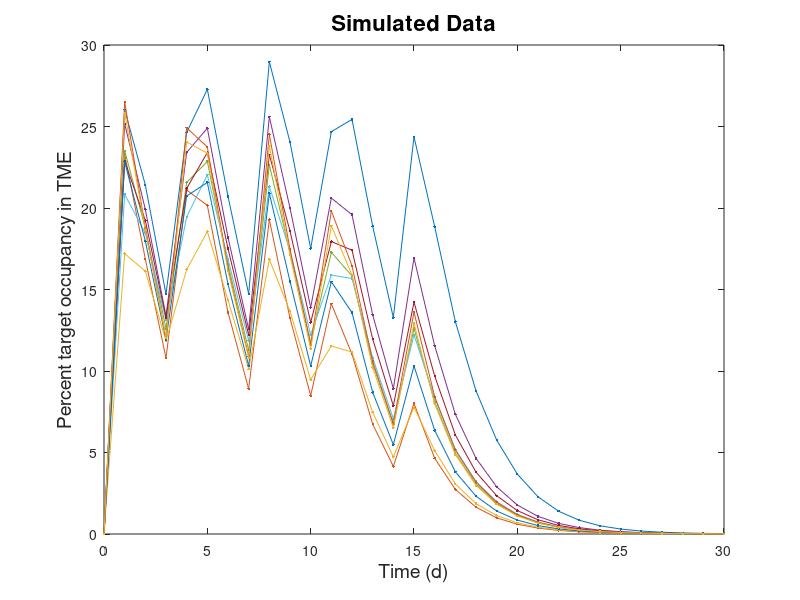

The MATLAB script that drew this image: (Note: this script raises an error after producing the figure.)
%%%%%%%%%%%%%%%%%%%%%%%%%%%%%%%%%%%%%%%%%%%%%%%%%%%%%%%%%%%%%%%%%%%%%%%%%
%                                                                       %
% Fitting model to simulated percent TO in tme data                     % 
% Authors: Jana Gevertz and Irina Kareva. Updated: 2/27/23              %   
% - Pembro model accounts for distribution in plasma, peripheral and    %
%   TME. Parameters have been calibrated to PK and %TO in TME data from %
%   Lindauer et al (2017) paper,, and TGI data on Keytruda              %
%   (https://www.ema.europa.eu/en/documents/assessment-report/...       %
%   keytruda-epar-public-assessment-report_en.pdf)                      %
% - Reads in simulated percent target occupancy in tme data             %
%   (TO_sim_data.mat) that was generated in generate_TO_data.m.         %
%   While 62 days were created, truncates to 31 days, as this is all    %
%   we can reasonably expect to have from data.                         %
% - Goal: Find best-fit of two model parameters to simulated %TO in TME %
%   data:                                                               %
%    1) konT = rate that drug binds free target in TME                  %
%    2) ksynt = rate of free target synthesis in TME                    %
%   Given this is simulated data, we already know the mean(konT) and    %
%   mean(ksynt) used to generate the simulated data. The fitting        %
%   algorithm is initialized using these mean values, which should be   %
%   quite close to the best-fit values for the average of the           %
%   simulated samples                                                   %
% - Then create profile likelihood curves for konT and ksynt,           %
%   constraining konT (binding rate in TME) to be anywhere from 1/10    %
%   binding rate in plasma to 10x the binding rate in plasma.           %
% - Found that these parameters are practically identifiable given the  %
%   simulated %TO in TME data!                                          %
% - Local time when profile has 50 parameter sets: @21 minutes          %
%                                                                       %
%%%%%%%%%%%%%%%%%%%%%%%%%%%%%%%%%%%%%%%%%%%%%%%%%%%%%%%%%%%%%%%%%%%%%%%%%

clearvars; close all; clc; tic; 
diary on;

%% Read in data and visualize
load Generate_TO_Data/TO_sim_data.mat % simulated data of % TO in tme
t_day_all = t_day; 
TO_tme_all = TO_tme;
clear t_day TO_tme;
Tmax = 30;
t_day = t_day_all(1:Tmax+1); % only use data up to 31 days
TO_tme = TO_tme_all(:,1:Tmax+1);
TO_tme_avg = mean(TO_tme);
TO_tme_std = std(TO_tme);
figure;
plot(t_day,TO_tme,'.-');
xlabel('Time (d)','FontSize',14);
ylabel('Percent target occupancy in TME','FontSize',14);
title('Simulated Data','FontSize',16);

%% Set baseline parmaeters, protocol and dosing
[p, ICs] = set_parameters_ICs(); 
dose_flat = 10; % in mg/kg
dose      = dose_flat*10^6/p.MW; % mg/kg, convert to ng/ml
intvl     = 3.5; % days
dosenum   = 5;
T = 61; % end time for solving ODEs
ivdose=dose/p.V1; %if needs conversion
[tDose,cDose,ti] = set_protocol(intvl,ivdose,dosenum,Tmax);

%% Parameters to fit
konT = params_mean(1);
ksynt = params_mean(2); 
params_to_fit = [konT ksynt];
fit_initial = objective(params_to_fit,tDose,cDose,ICs,Tmax,TO_tme_avg,...
    TO_tme_std,ti,1,p); % last input of 1 means I want to visualize solution
fprintf('Model fit to percent TO in tme simulated data, using mean of distributions that generated the data: %f\n',fit_initial);

%% Find best-fit parameters
minParams = zeros(1,length(params_to_fit)); % all parameters have lower bound of 0
options = optimoptions(@fmincon,'MaxFunctionEvaluations', 3*10000); 
fun = @(z)objective(z,tDose,cDose,ICs,Tmax,TO_tme_avg,TO_tme_std,ti,0,p); % 0 = don't visualize solution
[best_fit_params, best_fit] = fmincon(fun,params_to_fit,[],[],[],[],minParams,[],[],options);
fprintf('konT changed from initial value of %f to %f\n',konT,best_fit_params(1));
fprintf('ksynt changed from initial value of %f to %f\n',ksynt,best_fit_params(2));
fprintf('Fit function changed from initial value of %f to %f\n',fit_initial,best_fit);
fit_best = objective(best_fit_params,tDose,cDose,ICs,Tmax,TO_tme_avg,...
    TO_tme_std,ti,1,p); % last input of 1 means I want to visualize solution

%% Profile likelihood over konT_domain and ksynt_domain
num_pts = 50; % 12 was default but 50 gives very high resolution
min_konT = 0.1*p.kon; % min value of fit parameter, konT: 1/10 binding rate in TME as plasma
max_konT = 10*p.kon; % max value of fit parameter, konT: 10x binding rate in TME as plasma
konT_domain = linspace(0.005,0.02,num_pts);
ksynt_domain = linspace(12500,16000,num_pts); 
params = [konT_domain; ksynt_domain];
minParams_profiles = zeros(1,length(best_fit_params)-1); % default lower bound of 0
maxParams_profiles = zeros(1,length(best_fit_params)-1); 
profiles = zeros(length(best_fit_params),num_pts); 
param_fit = zeros(length(best_fit_params),num_pts); 
                    % k=1 fixed first param konT so the fit parameter is ksynt
                    % k=2 fixed second param ksynt so the fit parameter is konT
% Loop over every parameter that was fit
for k = 1:length(best_fit_params)
    % When k = 1 we are fixing value of first parameter, konT
    % When k = 2 we are fixing value of second parameter, ksynt
    if k == 1
        minParams_profiles = 0; 
        maxParams_profiles = inf; % ksynt can be anything from 0 to inf
    else % k = 2
        minParams_profiles = min_konT; % min value of fit parameter, konT
        maxParams_profiles = max_konT; % max value of fit parameter, konTf
    end
    % Initialize parameter to be fit at best-fit value for all parameters besides p(k)
    params_to_fit = best_fit_params(1:end ~= k); 
    for i=1:num_pts
        fprintf('Fitting model, fixing p(%d) = %f and initializing other p = %f\n',...
            k,params(k,i),params_to_fit); 
        fun_profile = @(z)objective_profile(z,k,params(k,i),tDose,...
            cDose,ICs,Tmax,TO_tme_avg,TO_tme_std,ti,p);
        [best_fit_params_profiles, best_fit_profile] = ...
            fmincon(fun_profile,params_to_fit,[],[],[],[],minParams_profiles,...
            maxParams_profiles,[],options);
        profiles(k,i) = best_fit_profile; 
        param_fit(k,i) = best_fit_params_profiles;
        for j = 1:length(best_fit_params_profiles)
            if(j<k)
                param_num = j; 
            else
                param_num = j+1;
            end
            fprintf('\tBest-fit p(%d) = %f with fit = %f\n',...
                param_num,best_fit_params_profiles(j),best_fit_profile); 
        end
    end
end

%% Now plot each profile likelihood curve along with confidence interval threshold
num_fit = length(best_fit_params)-1;
threshold_fval = chi2inv(0.95,num_fit)/2 + best_fit;  
for k = 1:length(best_fit_params)
    figure; 
    set(gca,'fontsize', 14) 
    set(gcf, 'Units', 'Normalized','OuterPosition', [0.05, 0.05, 0.65, 0.65]);
    subplot(1,2,1)
    plot(params(k,:),profiles(k,:),'-o','LineWidth',3); hold on; 
    threshold_plot = threshold_fval*ones(size(params(k,:))); 
    plot(params(k,:),threshold_plot,'--','LineWidth',2); hold off;
    ylabel('Cost function','FontSize',16);
    title('Profile Likelihood Curve','FontSize',16);      
    if k==1 
        xlabel('k_o_n_T','FontSize',16);
        fname_fig = 'konT_profile_bounds';
    elseif k==2
        xlabel('k_s_y_n_t','FontSize',16);
        fname_fig = 'ksynt_profile_bounds';
    end
    xlim([min(params(k,:)) max(params(k,:))]);
    profile_min = min(profiles,[],'all');
    profile_max = max(profiles,[],'all');
    ylim([profile_min profile_max]);
    
    subplot(1,2,2)
    % k=1 fixed first param konT so the fit parameter is ksynt
    % k=2 fixed second param ksynt so the fit parameter is konT
    if k==1 
        semilogy(params(k,:),param_fit(k,:),'o','LineWidth',2); 
        xlim([konT_domain(1), konT_domain(end)]); 
        xlabel('k_o_n_T (fixed)','FontSize',16);
        ylabel('k_s_y_n_t (fit)','FontSize',16);
    elseif k==2
        semilogx(params(k,:),param_fit(k,:),'o','LineWidth',2); 
        hold on;
        yline(min_konT,'--r','LineWidth',2); 
        h1 = yline(max_konT,'--r','LineWidth',2,'DisplayName','Bounds');
        hold off;
        xlim([ksynt_domain(1), ksynt_domain(end)]); 
        ylim([min_konT,max_konT]);
        xlabel('k_s_y_n_t (fixed)','FontSize',16);
        ylabel('k_o_n_T (fit)','FontSize',16);
        legend(h1,'FontSize',14);
    end
    hold off;
    title(['Optimal Value of Fit Parameter'],'FontSize',16);   
    
    saveas(gcf,[fname_fig,'.fig']);
    saveas(gcf,[fname_fig,'.png']);
end

toc;
diary off;
save fit_profiles_bounds.mat best_fit_params konT_domain ksynt_domain ...
    best_fit params profiles param_fit


%%%%%%%%% Functions%%%%%%%%%%%%%
function [p, ICs] = set_parameters_ICs()
    %% Define variables and set initial conditions
    % 1 = Div0 (?), 2 = Dp0 (drug in plasma), 3 = DR0 (drug-target), 
    % 4 = Tr0 (target in central), 5 = x10 (growing tumor), 6 = x20 (stage 1 tumor death), 
    % 7 = x30 (stage 2 tumor death), 8 = x40 (stage 3 tumor death), 9 = Ttme0 (target in TME), 
    % 10 = Dtme0 (free drug in TME), 11 = DRtme0 (drug-target complex in TME), 
    % 12 = Dt0 (drug in peirpheral compartment)
    numVar = 12;
    ICs = zeros(1,numVar);
    p.Tr0 = 10; 
    ICs(4) = p.Tr0; 
    ICs(5) = 38; % *****fit
    ICs(9) = 4.3*p.Tr0; % Ttme0
    p.Ttme0 = ICs(9);
    
    %% For unit conversions
    p.MW_L = 150e3; % molecular weight for conversions
    p.MW   = p.MW_L/1000;% convert to ml
    
    %% PK parameters
    p.k01 = 0;
    p.V1  = 70; % (6/7)* mL/kg
    p.V2  = 33; % mL/kg
    p.Cl1 = 5; %0.25*20; % ***** ml/kg/h: CHANGED to get slower decay in plasma
    p.Cl2 = 22; % ml/kg/h
    p.k10 = p.Cl1/p.V1;
    p.k12 = p.Cl2/p.V1;
    p.k21 = p.Cl2/p.V2;
    p.KD   = .027; % pembro KD is 27 pM, or 0.027 nM    
    p.kon  = 0.005; % ***** 0.001; CHANGED made larger to get drug into TME much quicker 
    p.koff = p.KD*p.kon;
    p.k1t   = 0.3; % 1
    p.kt1   = 0.3; % 1
    p.delta = 0.0001; %very small
    p.scale_decay = 0.5; % ***** CHANGED FROM 0
        
    %% TME parameters
    p.prob = 2; % *****fit
    p.kint = 4.4; % *****fit
    p.scale_ksynt = 75; % *****fit
    p.ksynt=p.scale_ksynt*ICs(9)*p.kint; %target synthesis in TME
    p.kintP = p.kint; % assuming they are equal
    p.ksyn= ICs(4)*p.kintP; % target synthesis in plasma
    p.Kx = 500; %  ***** new parameter for saturating ksynt term
    p.K = 10000; 
    p.lam3 = 0.148542; % *****fit
    p.k1 = 100; % not used
    p.ic50 = 43;
    p.k2 = 0.38; % *****fit
end

function [tDose,cDose,ti] = set_protocol(intvl,ivdose,dosenum,T)
    tDose = zeros(1,dosenum); cDose = zeros(1,dosenum);
    for i=1:dosenum
        tDose(i)=intvl*(i-1);
        cDose(i)=ivdose;
    end
    ti = [tDose max(T)];
end

function sol_all = solve_model(tDose,cDose,ICs,params_to_fit,T,p) 
    ti = [tDose max(T)];
    options_DE=odeset('RelTol',1.0e-6);
    tPoints = []; cPoints = []; 
    Dp0 = ICs(2);
    for i = 1:length(tDose)
        %fprintf('\tSolving model for dose %d\n',i);
        if i == 1
            ICs(2) = ICs(2) + cDose(i);
        else
            Dp0 = Dp0 + cDose(i);
            ICs = [Div0 Dp0 DR0 Tr0 x10 x20 x30 x40 Ttme0 Dtme0 DRtme0 Dt0]; 
        end
        tSpan = [ti(i) ti(i+1)];
        sol_all{i} = ode23s(@(t,x) pembro(t,x,params_to_fit,p),tSpan,ICs,options_DE);
        Div0 = sol_all{i}.y(1,end); Dp0 = sol_all{i}.y(2,end); DR0 = sol_all{i}.y(3,end);...
            Tr0 = sol_all{i}.y(4,end); x10 = sol_all{i}.y(5,end); x20 = sol_all{i}.y(6,end);...
            x30 = sol_all{i}.y(7,end); x40 = sol_all{i}.y(8,end); Ttme0 = sol_all{i}.y(9,end);...
            Dtme0 = sol_all{i}.y(10,end); DRtme0 = sol_all{i}.y(11,end); Dt0 = sol_all{i}.y(12,end);
    end
end

function dy=pembro(t,x,params_to_fit,p)
    konT = params_to_fit(1);
    ksynt_scaled = params_to_fit(2);
    % which changes some other parameters if we want to guarantee 
    % amount of target in plasma and tumor = initial amount in absence of
    % drug
    Tpp0 = 10; 
    Ttme0 = 4.3*Tpp0; 
    p.kint = (ksynt_scaled/p.scale_ksynt)/Ttme0;
%     fprintf('konT = %f, ksynt = %f which changes kint = %f compared to kintP = %f\n',...
%         konT,ksynt_scaled,p.kint,p.kintP);

    Div=x(1);  
    Dp=x(2);  
    DR=x(3);
    Tpp=x(4);
    x1=x(5);
    x2=x(6);
    x3=x(7);
    x4=x(8);
    Ttme=x(9); %target in TME
    Dtme=x(10); %free drug in TME
    DRtme=x(11); %drug-target complex in TME
    Dt=x(12);
    wt=x1+x2+x3+x4;
    TOtme=100*DRtme./(DRtme+Ttme);
    
    %%%equations
    dDiv  = -p.k01*Div;
    %central compartment
    dDp=p.k01*Div-p.k10*Dp-p.kon*Dp*Tpp+p.koff*DR... % drug in plasma
        -p.k12*Dp+p.k21*(p.V2/p.V1)*Dt...%turnover and on-off in plasma
        -p.k1t*Dp+p.kt1*(wt+p.delta)*Dtme/p.V1; %%%% NEW PIECE, with which we replaced "-TumDisp*wt/p.V1" 
    dDR    = p.kon*Dp*Tpp-p.koff*DR-p.kintP*DR; % drug-target complex in plasma
    dTpp   = p.ksyn-p.kintP*Tpp-p.kon*Dp*Tpp+p.koff*DR; %target in plasma
    dDt    = p.k12*(p.V1/p.V2)*Dp-p.k21*Dt - p.scale_decay*p.k10*Dt; %drug in peripheral: add decay term

    %TME
    dDtme= p.k1t*p.V1*Dp/(wt+p.delta)-p.kt1*Dtme...%%%% NEW PIECE, with which we replaced "-TumDisp*wt/p.V1" 
        -konT*Dtme*Ttme+p.koff*DRtme - p.scale_decay*p.k10*Dtme; %drug in TME
    %% synthesis proportional to tumor volume
    %dTtme  = p.ksynt*(wt/x10) -p.kint*Ttme-p.prob*p.kon*Dtme*Ttme+p.koff*DRtme; %target in TME
    %% synthesis increases with tumor volume, but plateaus: 
    %% still analyze ksynt (synthesis*max rate) and konT = prob*kon (apparent affinity)
    %% possible third parameter: pk2 (related to max kill rate)
    dTtme  = ksynt_scaled*wt/(wt+p.Kx) -p.kint*Ttme-konT*Dtme*Ttme+p.koff*DRtme; %target in TME
    dDRtme = konT*Dtme*Ttme-p.koff*DRtme-p.kint*DRtme; % drug-target complex in TME
    %tum_growth = p.lamda0*x1/((1.0+(p.lamda0/p.lamda1*wt)^p.psi)^(1.0/p.psi));
    tum_growth = p.lam3*x1*(1-wt/p.K);
    kill_term  = p.k2*TOtme*x1/(p.ic50+TOtme); % max kill rate = k2>lam3 so that, at dose  = 10, we can get some shrinkage
    dx1 = tum_growth - kill_term;
    dx2 = 0*kill_term - p.k1*x2;
    dx3 = p.k1*(x2 -x3);
    dx4 = p.k1*(x3 -x4);

    dy=[dDiv;dDp;dDR;dTpp;dx1;dx2;dx3;dx4;dTtme;dDtme;dDRtme;dDt];
end

%% Fit function (to be minimized)
function SSE_divideby_Var = objective(params_to_fit,tDose,cDose,ICs,T,...
    TO_tme_avg,TO_tme_std,ti,visualize,p)
    sol = solve_model(tDose,cDose,ICs,params_to_fit,T,p);
    if visualize == 1 % display model solution
        Time = []; Ttme = []; Dtme = []; DRtme = []; 
        for j = 1:size(sol,2)
            Time = [Time sol{j}.x];
            Ttme = [Ttme sol{j}.y(9,:)]; 
            Dtme = [Dtme sol{j}.y(10,:)]; 
            DRtme = [DRtme sol{j}.y(11,:)]; 
        end
        TO_tme = 100*DRtme./(DRtme+Ttme); % TO in the TME
        figure;
        errorbar(0:1:T,TO_tme_avg,TO_tme_std,'.-'); hold on;
        plot(Time,TO_tme,'--'); hold off;
        xlabel('Time (d)','FontSize',14)
        ylabel('Percent target occupancy in TME','FontSize',14)
        title('Average Trajectory with STD Error Bars','FontSize',14)
        xlim([0,T+1])
    end 
    %% Extract relevant model output for fitting at "experimental" time points
    t_halfday = []; Ttme = []; Dtme = []; DRtme = []; 
    for j = 1:length(ti)-1
        if j == 1
            t_halfday = [t_halfday ti(j):0.5:ti(j+1)];
            Ttme  = [Ttme deval(sol{j}, ti(j):0.5:ti(j+1), 9)]; 
            Dtme  = [Dtme deval(sol{j}, ti(j):0.5:ti(j+1), 10)]; 
            DRtme = [DRtme deval(sol{j}, ti(j):0.5:ti(j+1), 11)]; 
        else % don't double count repeated days
            t_halfday = [t_halfday ti(j)+0.5:0.5:ti(j+1)];
            Ttme  = [Ttme deval(sol{j}, ti(j)+0.5:0.5:ti(j+1), 9)]; 
            Dtme  = [Dtme deval(sol{j}, ti(j)+0.5:0.5:ti(j+1), 10)]; 
            DRtme = [DRtme deval(sol{j}, ti(j)+0.5:0.5:ti(j+1), 11)]; 
        end
    end
    TO_tme_halfday = 100*DRtme./(DRtme+Ttme); % TO in the TME ****
    t_day = t_halfday(1:2:end);
    TO_tme = TO_tme_halfday(:,1:2:end);
        
    % Goodness of fit: divide by 2 to match likelihood formula, 
    % remove t = 0 which has std of 0 and causes nan
    SSE_divideby_Var = 0.5*sum(((TO_tme_avg(2:end)-TO_tme(2:end)).^2)./(TO_tme_std(2:end).^2));
end

%% Fit function (to be minimized) for profile likelihood
function SSE_divideby_Var = objective_profile(params_to_fit,k,params_fixed,...
    tDose,cDose,ICs,T,TO_tme_avg,TO_tme_std,ti,p)
    
    if k == 1 % k = 1 means fixing value of first parameter, konT
        params = [params_fixed params_to_fit];
    else % k = 2 means fixing value of second parameter, ksynt
        params = [params_to_fit params_fixed];
    end

    sol = solve_model(tDose,cDose,ICs,params,T,p);
    %% Extract relevant model output to compare to (simulated) %TO in TME data
    t_halfday = []; Ttme = []; Dtme = []; DRtme = []; 
    for j = 1:length(ti)-1
        if j == 1
            t_halfday = [t_halfday ti(j):0.5:ti(j+1)];
            Ttme  = [Ttme deval(sol{j}, ti(j):0.5:ti(j+1), 9)]; 
            Dtme  = [Dtme deval(sol{j}, ti(j):0.5:ti(j+1), 10)]; 
            DRtme = [DRtme deval(sol{j}, ti(j):0.5:ti(j+1), 11)]; 
        else % don't double count repeated days
            t_halfday = [t_halfday ti(j)+0.5:0.5:ti(j+1)];
            Ttme  = [Ttme deval(sol{j}, ti(j)+0.5:0.5:ti(j+1), 9)]; 
            Dtme  = [Dtme deval(sol{j}, ti(j)+0.5:0.5:ti(j+1), 10)]; 
            DRtme = [DRtme deval(sol{j}, ti(j)+0.5:0.5:ti(j+1), 11)]; 
        end
    end
    TO_tme_halfday = 100*DRtme./(DRtme+Ttme); % TO in the TME ****
    % Extract data at each day (as compared to every half day)
    t_day = t_halfday(1:2:end);
    TO_tme = TO_tme_halfday(:,1:2:end);
    
    % Goodness of fit: divide by 2 to match likelihood formula, 
    % remove t = 0 which has std of 0 and causes nan
    SSE_divideby_Var = 0.5*sum(((TO_tme_avg(2:end)-TO_tme(2:end)).^2)./(TO_tme_std(2:end).^2));
end